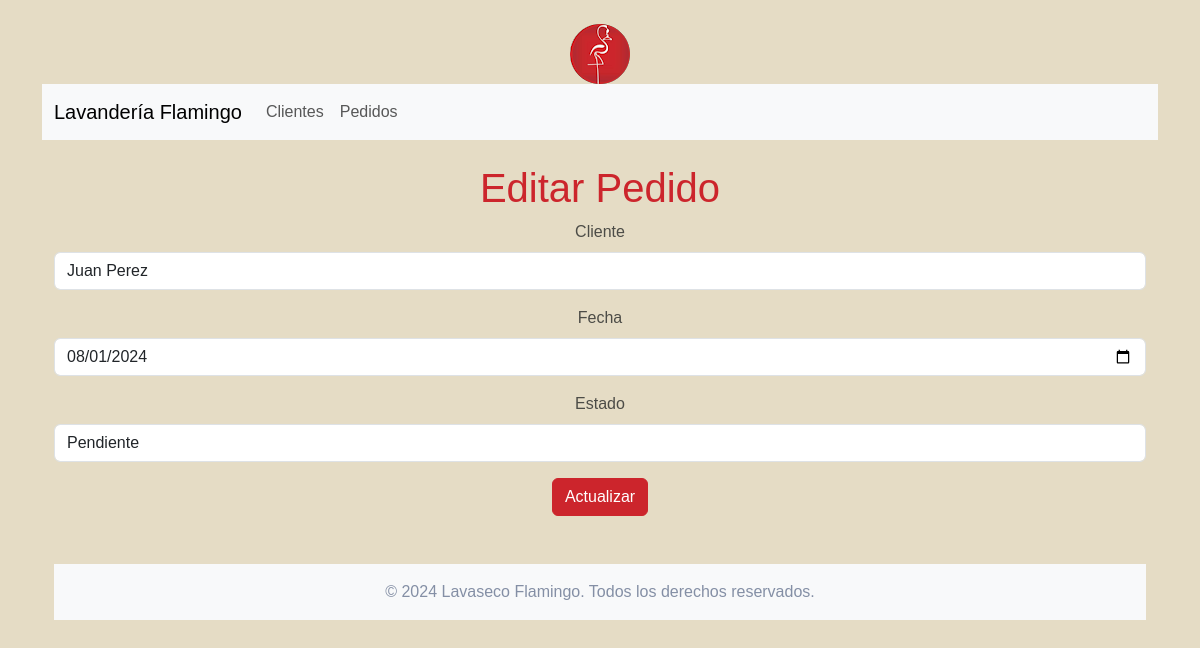
The app's page /pedidos/edit.php?id=1 with its own data.
### tables this page shows
CREATE TABLE IF NOT EXISTS pedidos (
    id INT AUTO_INCREMENT PRIMARY KEY,
    cliente_id INT NOT NULL,
    fecha DATE NOT NULL,
    estado VARCHAR(50) NOT NULL,
    FOREIGN KEY (cliente_id) REFERENCES clientes(id) ON DELETE CASCADE
);

CREATE TABLE IF NOT EXISTS clientes (
    id INT AUTO_INCREMENT PRIMARY KEY,
    nombre VARCHAR(100) NOT NULL,
    telefono VARCHAR(20),
    direccion VARCHAR(255),
    email VARCHAR(100) UNIQUE NOT NULL
);

### src/pedidos/edit.php (the view, shortened to what this page needs)
<?php
include '../config/db.php';
include '../templates/header.php';
$id = filter_input(INPUT_GET, 'id', FILTER_VALIDATE_INT);
if ($_SERVER['REQUEST_METHOD'] == 'POST') {
    $cliente_id = filter_input(INPUT_POST, 'cliente_id', FILTER_VALIDATE_INT);
    $fecha = filter_input(INPUT_POST, 'fecha', FILTER_SANITIZE_STRING);
    $estado = filter_input(INPUT_POST, 'estado', FILTER_SANITIZE_STRING);
    if ($cliente_id && $fecha && $estado) {
        $stmt = $pdo->prepare('UPDATE pedidos SET cliente_id = :cliente_id, fecha = :fecha, estado = :estado WHERE id = :id');
        $stmt->execute([
            ':cliente_id' => $cliente_id,
            ':fecha' => $fecha,
            ':estado' => $estado,
            ':id' => $id
        ]);
        header('Location: index.php');
        exit();
    } else {
        echo 'Error en los datos proporcionados.';
    }
} else {
    $stmt = $pdo->prepare('SELECT * FROM pedidos WHERE id = :id');
    $stmt->execute([':id' => $id]);
    $pedido = $stmt->fetch(PDO::FETCH_ASSOC);
    $stmtClientes = $pdo->query('SELECT id, nombre FROM clientes');
    $clientes = $stmtClientes->fetchAll(PDO::FETCH_ASSOC);
}
?>
<h1>Editar Pedido</h1>
<form method="post">
    <div class="mb-3">
        <label for="cliente_id" class="form-label">Cliente</label>
        <select class="form-control" id="cliente_id" name="cliente_id" required>
            <?php foreach ($clientes as $cliente): ?>
                <option value="<?= htmlspecialchars($cliente['id'], ENT_QUOTES, 'UTF-8') ?>" <?= $pedido['cliente_id'] == $cliente['id'] ? 'selected' : '' ?>>
                    <?= htmlspecialchars($cliente['nombre'], ENT_QUOTES, 'UTF-8') ?>
                </option>
            <?php endforeach; ?>
        </select>
    </div>
    <div class="mb-3">
        <label for="fecha" class="form-label">Fecha</label>
        <input type="date" class="form-control" id="fecha" name="fecha" value="<?= htmlspecialchars($pedido['fecha'], ENT_QUOTES, 'UTF-8') ?>" required>
    </div>
    <div class="mb-3">
        <label for="estado" class="form-label">Estado</label>
        <input type="text" class="form-control" id="estado" name="estado" value="<?= htmlspecialchars($pedido['estado'], ENT_QUOTES, 'UTF-8') ?>" required>
    </div>
    <button type="submit" class="btn btn-primary">Actualizar</button>
</form>
<?php include '../templates/footer.php'; ?>

### src/assets/css/styles.css (style rules this page uses)
:root { --color-rojo: #CC252C; --color-gris-oscuro: #4C4C47; --color-azul-grisaceo: #848FA5; --color-rosa: #C14953; --color-crema: #E5DCC5; }
body { font-family: Arial, sans-serif; color: var(--color-gris-oscuro); background-color: var(--color-crema); }
h1, h2, h3, h4, h5, h6 { color: var(--color-rojo); }
.btn-primary { background-color: var(--color-rojo); border-color: var(--color-rojo); }

### records on screen
pedidos: cliente_id "Juan Perez", fecha "08/01/2024", estado "Pendiente"
